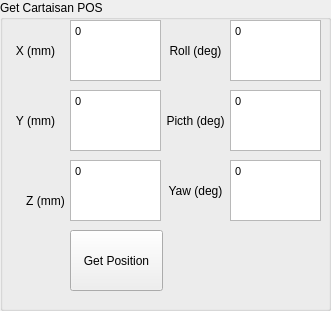
   <widget class="QGroupBox" name="groupBox_3">
    <property name="enabled">
     <bool>true</bool>
    </property>
    <property name="geometry">
     <rect>
      <x>670</x>
      <y>300</y>
      <width>331</width>
      <height>311</height>
     </rect>
    </property>
    <property name="title">
     <string>Get Cartaisan POS</string>
    </property>
    <widget class="QLabel" name="label_16">
     <property name="geometry">
      <rect>
       <x>160</x>
       <y>160</y>
       <width>71</width>
       <height>61</height>
      </rect>
     </property>
     <property name="text">
      <string>Yaw (deg)</string>
     </property>
     <property name="alignment">
      <set>Qt::AlignmentFlag::AlignCenter</set>
     </property>
    </widget>
    <widget class="QTextEdit" name="Pitch_POS">
     <property name="enabled">
      <bool>true</bool>
     </property>
     <property name="geometry">
      <rect>
       <x>230</x>
       <y>90</y>
       <width>91</width>
       <height>61</height>
      </rect>
     </property>
     <property name="font">
      <font>
       <pointsize>8</pointsize>
      </font>
     </property>
     <property name="html">
      <string>&lt;!DOCTYPE HTML PUBLIC &quot;-//W3C//DTD HTML 4.0//EN&quot; &quot;http://www.w3.org/TR/REC-html40/strict.dtd&quot;&gt;
&lt;html&gt;&lt;head&gt;&lt;meta name=&quot;qrichtext&quot; content=&quot;1&quot; /&gt;&lt;meta charset=&quot;utf-8&quot; /&gt;&lt;style type=&quot;text/css&quot;&gt;
p, li { white-space: pre-wrap; }
hr { height: 1px; border-width: 0; }
li.unchecked::marker { content: &quot;\2610&quot;; }
li.checked::marker { content: &quot;\2612&quot;; }
&lt;/style&gt;&lt;/head&gt;&lt;body style=&quot; font-family:'Segoe UI'; font-size:8pt; font-weight:400; font-style:normal;&quot;&gt;
&lt;p style=&quot; margin-top:0px; margin-bottom:0px; margin-left:0px; margin-right:0px; -qt-block-indent:0; text-indent:0px;&quot;&gt;&lt;span style=&quot; font-family:'MS Shell Dlg 2';&quot;&gt;0&lt;/span&gt;&lt;/p&gt;&lt;/body&gt;&lt;/html&gt;</string>
     </property>
    </widget>
    <widget class="QLabel" name="label_17">
     <property name="geometry">
      <rect>
       <x>160</x>
       <y>90</y>
       <width>71</width>
       <height>61</height>
      </rect>
     </property>
     <property name="text">
      <string>Picth (deg)</string>
     </property>
     <property name="alignment">
      <set>Qt::AlignmentFlag::AlignCenter</set>
     </property>
    </widget>
    <widget class="QTextEdit" name="Yaw_POS">
     <property name="enabled">
      <bool>true</bool>
     </property>
     <property name="geometry">
      <rect>
       <x>230</x>
       <y>160</y>
       <width>91</width>
       <height>61</height>
      </rect>
     </property>
     <property name="font">
      <font>
       <pointsize>8</pointsize>
      </font>
     </property>
     <property name="html">
      <string>&lt;!DOCTYPE HTML PUBLIC &quot;-//W3C//DTD HTML 4.0//EN&quot; &quot;http://www.w3.org/TR/REC-html40/strict.dtd&quot;&gt;
&lt;html&gt;&lt;head&gt;&lt;meta name=&quot;qrichtext&quot; content=&quot;1&quot; /&gt;&lt;meta charset=&quot;utf-8&quot; /&gt;&lt;style type=&quot;text/css&quot;&gt;
p, li { white-space: pre-wrap; }
hr { height: 1px; border-width: 0; }
li.unchecked::marker { content: &quot;\2610&quot;; }
li.checked::marker { content: &quot;\2612&quot;; }
&lt;/style&gt;&lt;/head&gt;&lt;body style=&quot; font-family:'Segoe UI'; font-size:8pt; font-weight:400; font-style:normal;&quot;&gt;
&lt;p style=&quot; margin-top:0px; margin-bottom:0px; margin-left:0px; margin-right:0px; -qt-block-indent:0; text-indent:0px;&quot;&gt;&lt;span style=&quot; font-family:'MS Shell Dlg 2';&quot;&gt;0&lt;/span&gt;&lt;/p&gt;&lt;/body&gt;&lt;/html&gt;</string>
     </property>
    </widget>
    <widget class="QLabel" name="label_18">
     <property name="geometry">
      <rect>
       <x>10</x>
       <y>170</y>
       <width>71</width>
       <height>61</height>
      </rect>
     </property>
     <property name="text">
      <string>Z (mm)</string>
     </property>
     <property name="alignment">
      <set>Qt::AlignmentFlag::AlignCenter</set>
     </property>
    </widget>
    <widget class="QTextEdit" name="Y_POS">
     <property name="enabled">
      <bool>true</bool>
     </property>
     <property name="geometry">
      <rect>
       <x>70</x>
       <y>90</y>
       <width>91</width>
       <height>61</height>
      </rect>
     </property>
     <property name="font">
      <font>
       <pointsize>8</pointsize>
      </font>
     </property>
     <property name="html">
      <string>&lt;!DOCTYPE HTML PUBLIC &quot;-//W3C//DTD HTML 4.0//EN&quot; &quot;http://www.w3.org/TR/REC-html40/strict.dtd&quot;&gt;
&lt;html&gt;&lt;head&gt;&lt;meta name=&quot;qrichtext&quot; content=&quot;1&quot; /&gt;&lt;meta charset=&quot;utf-8&quot; /&gt;&lt;style type=&quot;text/css&quot;&gt;
p, li { white-space: pre-wrap; }
hr { height: 1px; border-width: 0; }
li.unchecked::marker { content: &quot;\2610&quot;; }
li.checked::marker { content: &quot;\2612&quot;; }
&lt;/style&gt;&lt;/head&gt;&lt;body style=&quot; font-family:'Segoe UI'; font-size:8pt; font-weight:400; font-style:normal;&quot;&gt;
&lt;p style=&quot; margin-top:0px; margin-bottom:0px; margin-left:0px; margin-right:0px; -qt-block-indent:0; text-indent:0px;&quot;&gt;&lt;span style=&quot; font-family:'MS Shell Dlg 2';&quot;&gt;0&lt;/span&gt;&lt;/p&gt;&lt;/body&gt;&lt;/html&gt;</string>
     </property>
    </widget>
    <widget class="QTextEdit" name="X_POS">
     <property name="enabled">
      <bool>true</bool>
     </property>
     <property name="geometry">
      <rect>
       <x>70</x>
       <y>20</y>
       <width>91</width>
       <height>61</height>
      </rect>
     </property>
     <property name="font">
      <font>
       <pointsize>8</pointsize>
      </font>
     </property>
     <property name="html">
      <string>&lt;!DOCTYPE HTML PUBLIC &quot;-//W3C//DTD HTML 4.0//EN&quot; &quot;http://www.w3.org/TR/REC-html40/strict.dtd&quot;&gt;
&lt;html&gt;&lt;head&gt;&lt;meta name=&quot;qrichtext&quot; content=&quot;1&quot; /&gt;&lt;meta charset=&quot;utf-8&quot; /&gt;&lt;style type=&quot;text/css&quot;&gt;
p, li { white-space: pre-wrap; }
hr { height: 1px; border-width: 0; }
li.unchecked::marker { content: &quot;\2610&quot;; }
li.checked::marker { content: &quot;\2612&quot;; }
&lt;/style&gt;&lt;/head&gt;&lt;body style=&quot; font-family:'Segoe UI'; font-size:8pt; font-weight:400; font-style:normal;&quot;&gt;
&lt;p style=&quot; margin-top:0px; margin-bottom:0px; margin-left:0px; margin-right:0px; -qt-block-indent:0; text-indent:0px;&quot;&gt;&lt;span style=&quot; font-family:'MS Shell Dlg 2';&quot;&gt;0 &lt;/span&gt;&lt;/p&gt;&lt;/body&gt;&lt;/html&gt;</string>
     </property>
    </widget>
    <widget class="QLabel" name="label_19">
     <property name="geometry">
      <rect>
       <x>0</x>
       <y>90</y>
       <width>71</width>
       <height>61</height>
      </rect>
     </property>
     <property name="text">
      <string>Y (mm)</string>
     </property>
     <property name="alignment">
      <set>Qt::AlignmentFlag::AlignCenter</set>
     </property>
    </widget>
    <widget class="QTextEdit" name="Roll_POS">
     <property name="enabled">
      <bool>true</bool>
     </property>
     <property name="geometry">
      <rect>
       <x>230</x>
       <y>20</y>
       <width>91</width>
       <height>61</height>
      </rect>
     </property>
     <property name="font">
      <font>
       <pointsize>8</pointsize>
      </font>
     </property>
     <property name="html">
      <string>&lt;!DOCTYPE HTML PUBLIC &quot;-//W3C//DTD HTML 4.0//EN&quot; &quot;http://www.w3.org/TR/REC-html40/strict.dtd&quot;&gt;
&lt;html&gt;&lt;head&gt;&lt;meta name=&quot;qrichtext&quot; content=&quot;1&quot; /&gt;&lt;meta charset=&quot;utf-8&quot; /&gt;&lt;style type=&quot;text/css&quot;&gt;
p, li { white-space: pre-wrap; }
hr { height: 1px; border-width: 0; }
li.unchecked::marker { content: &quot;\2610&quot;; }
li.checked::marker { content: &quot;\2612&quot;; }
&lt;/style&gt;&lt;/head&gt;&lt;body style=&quot; font-family:'Segoe UI'; font-size:8pt; font-weight:400; font-style:normal;&quot;&gt;
&lt;p style=&quot; margin-top:0px; margin-bottom:0px; margin-left:0px; margin-right:0px; -qt-block-indent:0; text-indent:0px;&quot;&gt;&lt;span style=&quot; font-family:'MS Shell Dlg 2';&quot;&gt;0&lt;/span&gt;&lt;/p&gt;&lt;/body&gt;&lt;/html&gt;</string>
     </property>
    </widget>
    <widget class="QLabel" name="label_20">
     <property name="geometry">
      <rect>
       <x>0</x>
       <y>20</y>
       <width>71</width>
       <height>61</height>
      </rect>
     </property>
     <property name="text">
      <string>X (mm)</string>
     </property>
     <property name="alignment">
      <set>Qt::AlignmentFlag::AlignCenter</set>
     </property>
    </widget>
    <widget class="QTextEdit" name="Z_POS">
     <property name="enabled">
      <bool>true</bool>
     </property>
     <property name="geometry">
      <rect>
       <x>70</x>
       <y>160</y>
       <width>91</width>
       <height>61</height>
      </rect>
     </property>
     <property name="font">
      <font>
       <pointsize>8</pointsize>
      </font>
     </property>
     <property name="html">
      <string>&lt;!DOCTYPE HTML PUBLIC &quot;-//W3C//DTD HTML 4.0//EN&quot; &quot;http://www.w3.org/TR/REC-html40/strict.dtd&quot;&gt;
&lt;html&gt;&lt;head&gt;&lt;meta name=&quot;qrichtext&quot; content=&quot;1&quot; /&gt;&lt;meta charset=&quot;utf-8&quot; /&gt;&lt;style type=&quot;text/css&quot;&gt;
p, li { white-space: pre-wrap; }
hr { height: 1px; border-width: 0; }
li.unchecked::marker { content: &quot;\2610&quot;; }
li.checked::marker { content: &quot;\2612&quot;; }
&lt;/style&gt;&lt;/head&gt;&lt;body style=&quot; font-family:'Segoe UI'; font-size:8pt; font-weight:400; font-style:normal;&quot;&gt;
&lt;p style=&quot; margin-top:0px; margin-bottom:0px; margin-left:0px; margin-right:0px; -qt-block-indent:0; text-indent:0px;&quot;&gt;&lt;span style=&quot; font-family:'MS Shell Dlg 2';&quot;&gt;0&lt;/span&gt;&lt;/p&gt;&lt;/body&gt;&lt;/html&gt;</string>
     </property>
    </widget>
    <widget class="QLabel" name="label_21">
     <property name="geometry">
      <rect>
       <x>160</x>
       <y>20</y>
       <width>71</width>
       <height>61</height>
      </rect>
     </property>
     <property name="text">
      <string>Roll (deg)</string>
     </property>
     <property name="alignment">
      <set>Qt::AlignmentFlag::AlignCenter</set>
     </property>
    </widget>
    <widget class="QPushButton" name="Get_Position">
     <property name="geometry">
      <rect>
       <x>70</x>
       <y>230</y>
       <width>93</width>
       <height>61</height>
      </rect>
     </property>
     <property name="text">
      <string>Get Position</string>
     </property>
    </widget>
   </widget>
